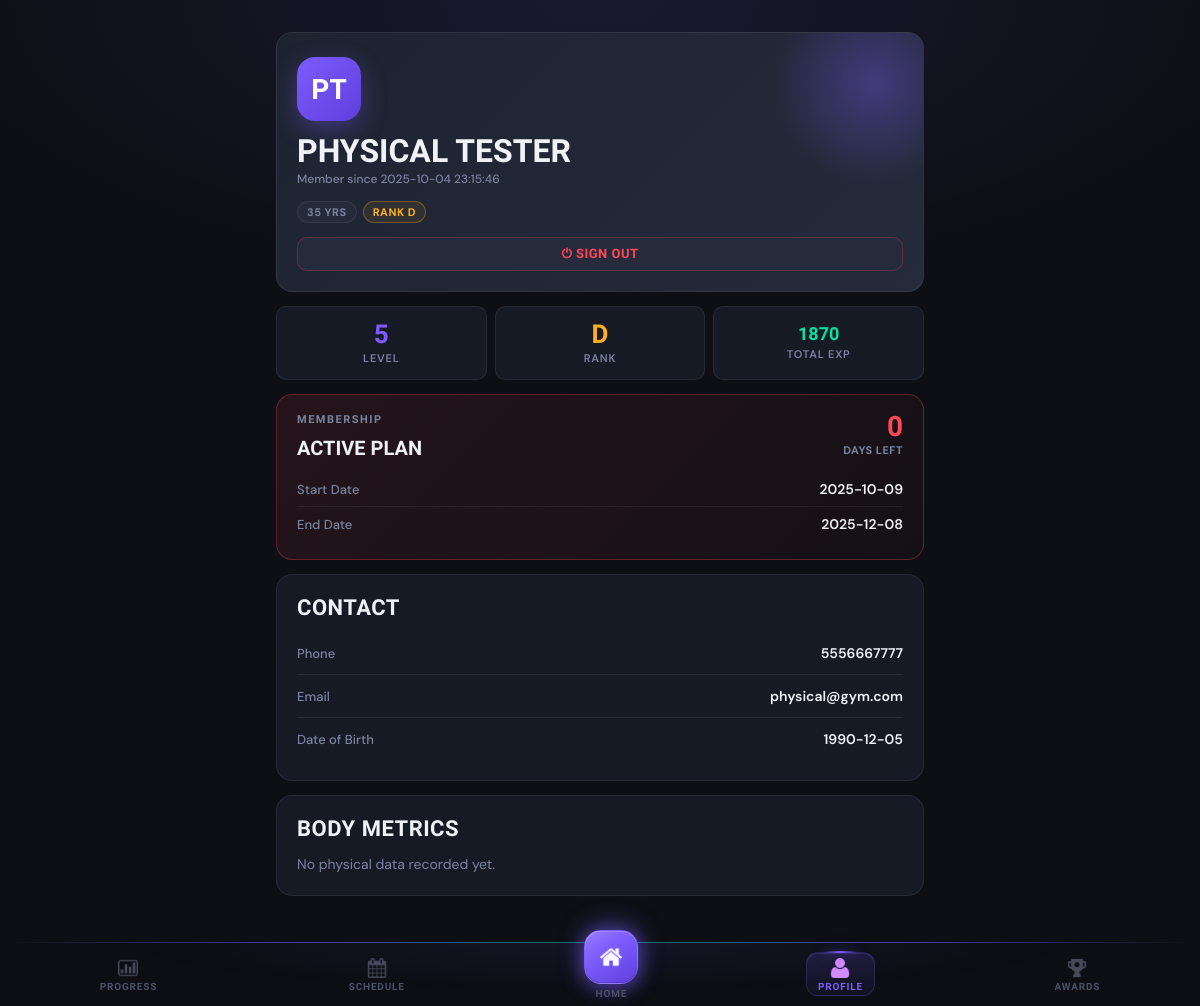
Page /profile (signed in) on the earlier database version.
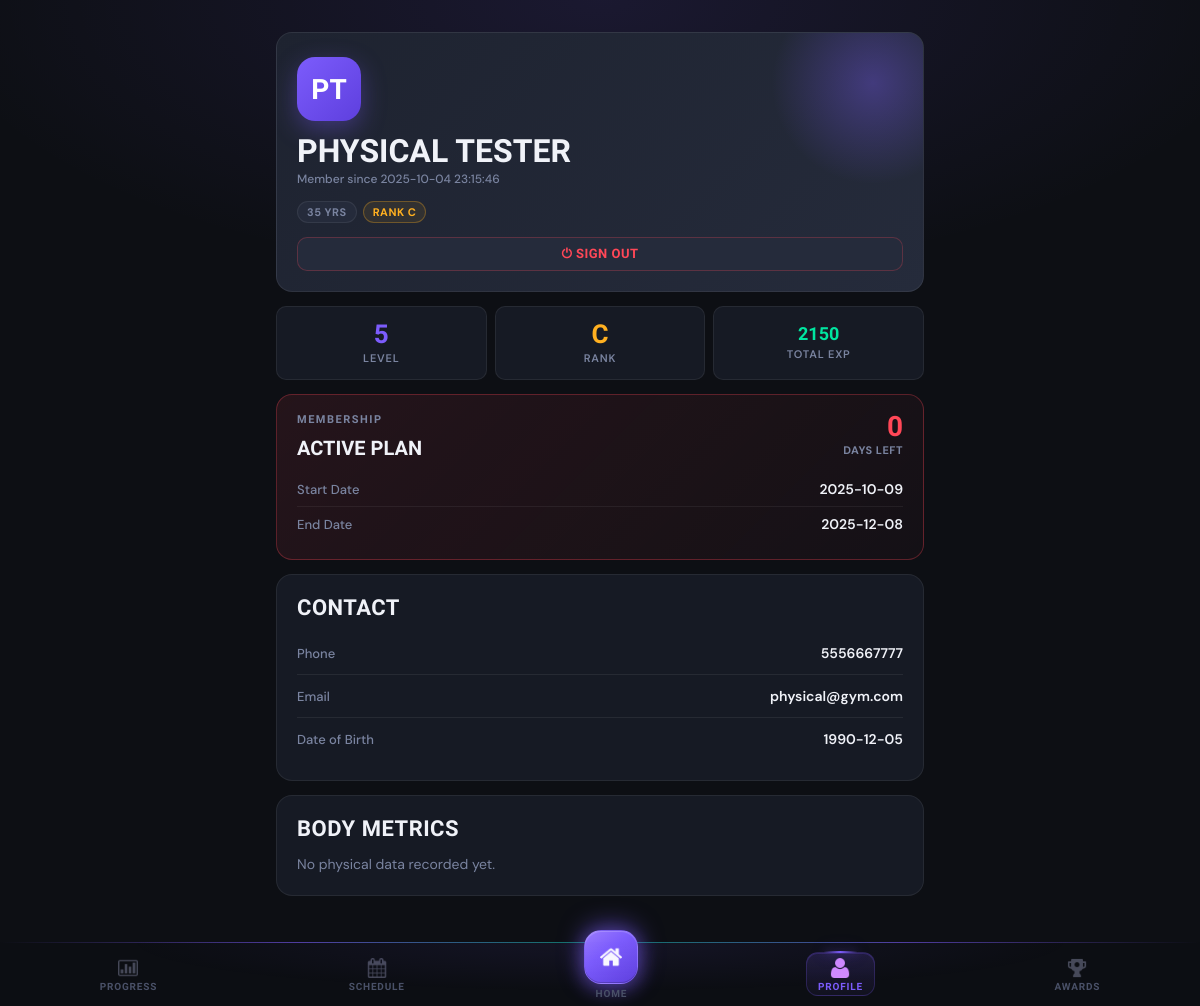
Same page on the later database version.
### tables this page shows
CREATE TABLE client_gamification (
                gamification_id INTEGER PRIMARY KEY AUTOINCREMENT,
                client_id INTEGER UNIQUE NOT NULL,
                current_level INTEGER DEFAULT 1,
                current_exp INTEGER DEFAULT 0,
                total_exp INTEGER DEFAULT 0,
                rank TEXT DEFAULT 'E',
                client_class TEXT,
                class_unlocked_at_level INTEGER, current_streak INTEGER DEFAULT 0, longest_streak INTEGER DEFAULT 0, total_reps INTEGER DEFAULT 0, workouts_completed INTEGER DEFAULT 0,
                FOREIGN KEY (client_id) REFERENCES clients(client_id) ON DELETE CASCADE
            );

### main.py (the view, shortened to what this page needs)
@app.route('/profile')
@login_required
def profile():
    client_id = session['client_id']
    client = Client.get_by_id(client_id)
    physical_data = client.get_latest_physical_data()
    gam_data = client.get_gamification_data()
    physical_data_calculated = {}
    mc = MembershipController()
    membership = mc.get_client_membership(client_id)
    if membership:
        start_date = datetime.strptime(membership['start_date'], '%Y-%m-%d').date()
        end_date = datetime.strptime(membership['end_date'], '%Y-%m-%d').date()
        days_left = (end_date - date.today()).days
    return render_template('profile.html',
                         client=client,
                         physical_data=physical_data,
                         physical_data_calculated = physical_data_calculated,
                         gam_data=gam_data,
                         membership=membership,
                         start_date=start_date,
                         end_date=end_date,
                         days_left=days_left)

### controllers/membership_controller.py (called while the page is built)
    def get_client_membership(self, client_id):
        query = """
            SELECT * FROM client_memberships
            WHERE client_id = ?
            ORDER BY end_date DESC
            LIMIT 1
        """
        result = self.db.execute_query(query, (client_id,))
        return dict(result[0]) if result else None

### database/db_manager.py (called while the page is built)
    def connect(self):
        self.conn = sqlite3.connect(self.db_name)
        self.conn.row_factory = sqlite3.Row  # Access columns by name
        self.cursor = self.conn.cursor()

    def disconnect(self):
        if self.conn:
            self.conn.close()

    def execute_query(self, query, params=None):
        self.connect()
        if params:
            self.cursor.execute(query, params)
        else:
            self.cursor.execute(query)
        results = self.cursor.fetchall()
        self.disconnect()
        return results

### main.py (called while the page is built)
def login_required(f):
    @wraps(f)
    def decorated_function(*args, **kwargs):
        if 'client_id' not in session:
            return redirect(url_for('login'))
        return f(*args, **kwargs)
    return decorated_function

### models/client.py (called while the page is built)
    @property
    def full_name(self):
        return f"{self.first_name} {self.last_name}"

### templates/profile.html (shortened to what the changed rows need)
{% extends "base.html" %}
{% block content %}
<div class="profile-hero">
    <div class="profile-tags">
        {% if client.age %}<span class="tag">{{ client.age }} yrs</span>{% endif %}
        {% if gam_data %}<span class="tag tag-amber">Rank {{ gam_data.rank }}</span>{% endif %}
    </div>
</div>
{% if gam_data %}
<div class="gam-row">
    <div class="gam-cell">
        <span class="gam-cell-val" style="color:var(--brand);">{{ gam_data.current_level }}</span>
        <span class="gam-cell-lbl">Level</span>
    </div>
    <div class="gam-cell">
        <span class="gam-cell-val" style="color:var(--amber);">{{ gam_data.rank }}</span>
        <span class="gam-cell-lbl">Rank</span>
    </div>
    <div class="gam-cell">
        <span class="gam-cell-val" style="color:var(--green); font-size:18px; padding-top:4px;">{{ gam_data.total_exp }}</span>
        <span class="gam-cell-lbl">Total EXP</span>
    </div>
</div>
{% endif %}
<div class="card">
    <h2>Contact</h2>
</div>
{% if physical_data %}
<div class="card">
    <h2>Body Metrics</h2>
    <div class="metrics-grid">
        <div class="metric-item">
            <span class="metric-val">{{ physical_data.height_cm }} <small style="font-size:14px;color:var(--text-muted);">cm</small></span>
            <span class="metric-lbl">Height</span>
        </div>
        <div class="metric-item">
            <span class="metric-val">{{ physical_data.weight_kg }} <small style="font-size:14px;color:var(--text-muted);">kg</small></span>
            <span class="metric-lbl">Weight</span>
        </div>
        {% if physical_data.body_fat_percentage %}
        <div class="metric-item">
            <span class="metric-val">{{ physical_data.body_fat_percentage }}<small style="font-size:14px;color:var(--text-muted);">%</small></span>
            <span class="metric-lbl">Body Fat</span>
        </div>
        {% endif %}
        <div class="metric-item">
            <span class="metric-val" style="font-size:16px; padding-top:3px;">{{ physical_data.activity }}</span>
            <span class="metric-lbl">Activity</span>
        </div>
        {% if physical_data.chest_cm %}<div class="metric-item"><span class="metric-val">{{ physical_data.chest_cm }}<small style="font-size:13px;color:var(--text-muted);">cm</small></span><span class="metric-lbl">Chest</span></div>{% endif %}
        {% if physical_data.arms_cm %}<div class="metric-item"><span class="metric-val">{{ physical_data.arms_cm }}<small style="font-size:13px;color:var(--text-muted);">cm</small></span><span class="metric-lbl">Arms</span></div>{% endif %}
        {% if physical_data.waist_cm %}<div class="metric-item"><span class="metric-val">{{ physical_data.waist_cm }}<small style="font-size:13px;color:var(--text-muted);">cm</small></span><span class="metric-lbl">Waist</span></div>{% endif %}
        {% if physical_data.hips_cm %}<div class="metric-item"><span class="metric-val">{{ physical_data.hips_cm }}<small style="font-size:13px;color:var(--text-muted);">cm</small></span><span class="metric-lbl">Hips</span></div>{% endif %}
        {% if physical_data.thighs_cm %}<div class="metric-item"><span class="metric-val">{{ physical_data.thighs_cm }}<small style="font-size:13px;color:var(--text-muted);">cm</small></span><span class="metric-lbl">Thighs</span></div>{% endif %}
        {% if physical_data.claf_cm %}<div class="metric-item"><span class="metric-val">{{ physical_data.claf_cm }}<small style="font-size:13px;color:var(--text-muted);">cm</small></span><span class="metric-lbl">Calf</span></div>{% endif %}
        {% if physical_data.forearms_cm %}<div class="metric-item"><span class="metric-val">{{ physical_data.forearms_cm }}<small style="font-size:13px;color:var(--text-muted);">cm</small></span><span class="metric-lbl">Forearms</span></div>{% endif %}
    </div>
    <div class="section-label" style="margin-top:18px;">Calculated</div>
    <div class="calc-grid">
        {% if physical_data_calculated.bmi_value %}
        <div class="calc-item">
            <span class="calc-val">{{ physical_data_calculated.bmi_value }}</span>
            <span class="calc-lbl">BMI</span>
        </div>
        {% endif %}
        {% if physical_data_calculated.mhr_value %}
        <div class="calc-item">
            <span class="calc-val">{{ physical_data_calculated.mhr_value }}</span>
            <span class="calc-lbl">Max Heart Rate</span>
        </div>
        {% endif %}
        {% if physical_data_calculated.bmr_value %}
        <div class="calc-item">
            <span class="calc-val">{{ physical_data_calculated.bmr_value }}</span>
            <span class="calc-lbl">BMR (cal)</span>
        </div>
        {% endif %}
        {% if physical_data_calculated.tdee_value %}
        <div class="calc-item">
            <span class="calc-val">{{ physical_data_calculated.tdee_value }}</span>
            <span class="calc-lbl">TDEE (cal)</span>
        </div>
        {% endif %}
    </div>
    <p style="font-size:11px; margin-top:10px; text-align:right;">Updated {{ physical_data.measurement_date }}</p>
</div>
{% else %}
<div class="card">
    <h2>Body Metrics</h2>
</div>
{% endif %}
{% endblock %}

Differences in the rows shown:
changed client_gamification: rank "D" → "C"; total_exp "1870" → "2150"
